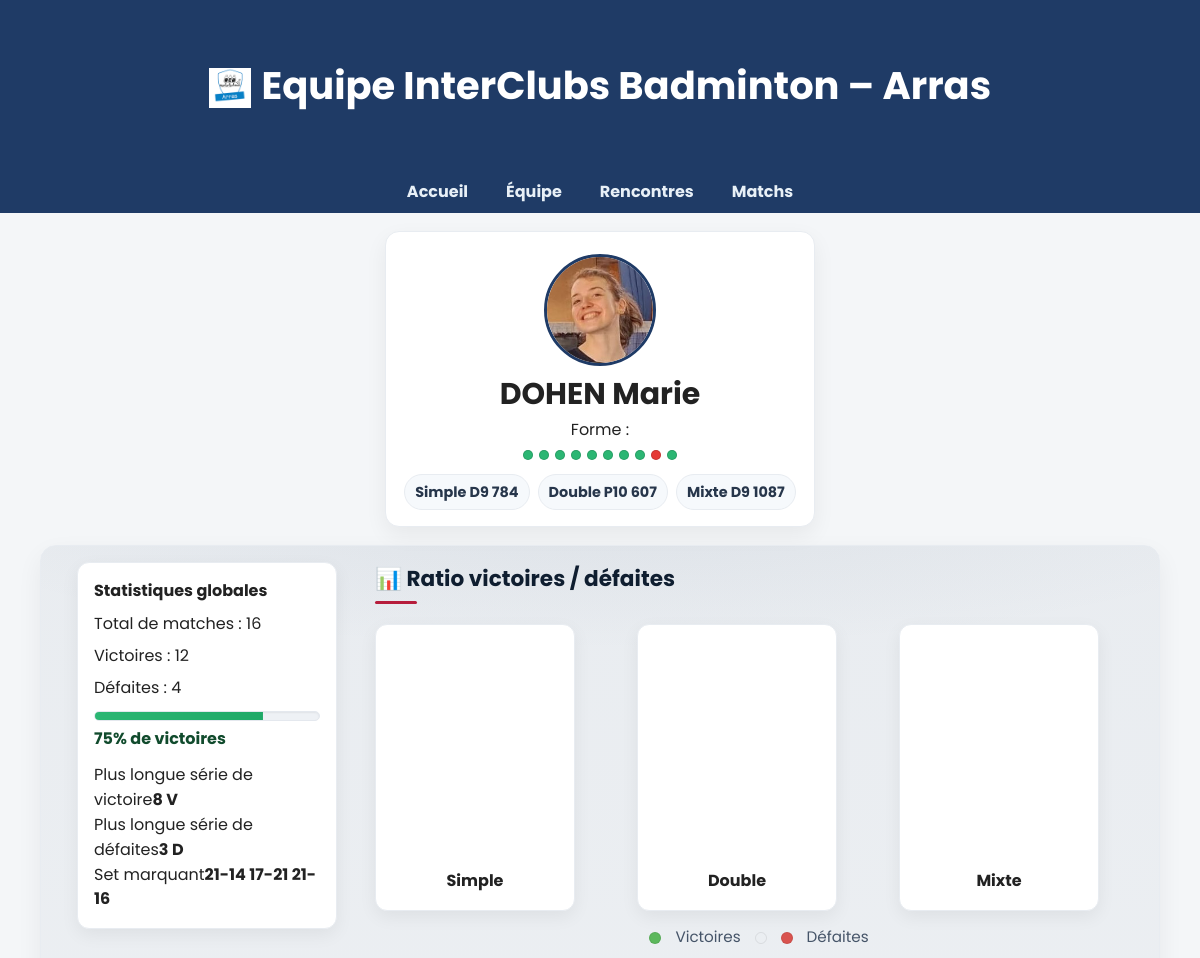
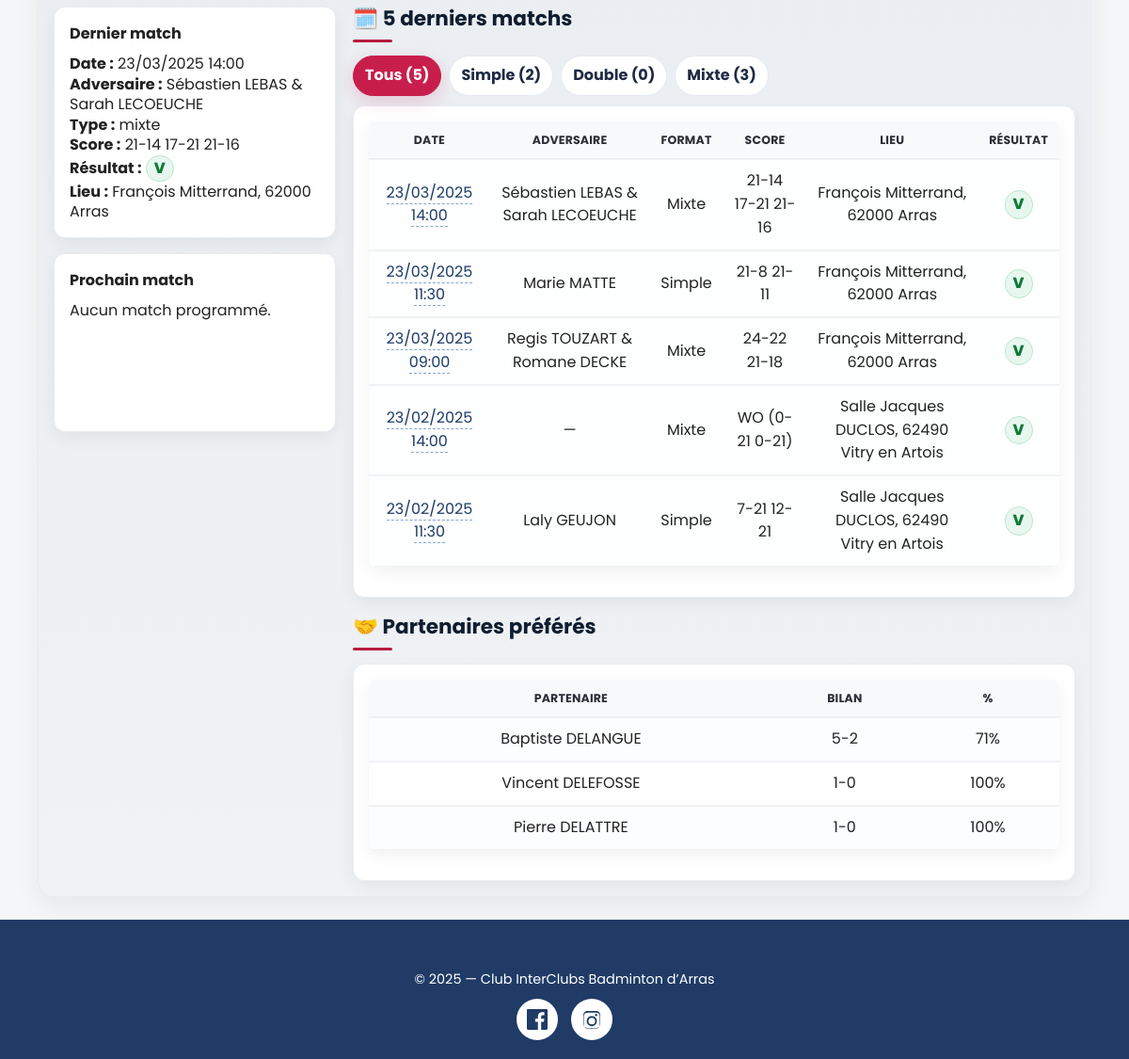
The page /joueur.php?id=3 on the database its author committed (2 pictures, top to bottom).
### tables this page shows
CREATE TABLE `joueurs` (
  `id` int(11) NOT NULL,
  `nom` varchar(50) NOT NULL,
  `prenom` varchar(50) NOT NULL,
  `licence` varchar(20) NOT NULL,
  `classement_simple` varchar(50) NOT NULL,
  `classement_double` varchar(50) NOT NULL,
  `classement_mixte` varchar(50) NOT NULL,
  `photo` varchar(255) NOT NULL,
  `date_ajout` timestamp NOT NULL DEFAULT current_timestamp() ON UPDATE current_timestamp(),
  `victoires_simple` int(11) NOT NULL DEFAULT 0,
  `matches_simple` int(11) NOT NULL DEFAULT 0,
  `victoires_double` int(11) NOT NULL DEFAULT 0,
  `matches_double` int(11) NOT NULL DEFAULT 0,
  `victoires_mixte` int(11) NOT NULL DEFAULT 0,
  `matches_mixte` int(11) NOT NULL DEFAULT 0
);

### joueur.php (the view, shortened to what this page needs)
<?php
require_once __DIR__ . '/includes/db.php';
$e = static fn($v) => htmlspecialchars((string)$v, ENT_QUOTES | ENT_SUBSTITUTE, 'UTF-8');
$joueurId = filter_input(INPUT_GET, 'id', FILTER_VALIDATE_INT);
$sqlJoueur = "
  SELECT id, nom, prenom, photo,
         classement_simple, classement_double, classement_mixte
  FROM joueurs
  WHERE id = :id
  LIMIT 1
";
$st = $pdo->prepare($sqlJoueur);
$st->execute([':id' => $joueurId]);
$joueur = $st->fetch(PDO::FETCH_ASSOC);
$fullName = trim(($joueur['prenom'] ?? '') . ' ' . ($joueur['nom'] ?? ''));
$photoFile = trim((string)($joueur['photo'] ?? ''));
$photoSrc  = $photoFile !== '' ? "img/joueurs/{$photoFile}" : "img/joueurs/default.jpg";
function unionMatchDetailsSQL(): string {
  return "
    SELECT id, joueur_id, type_match, resultat, date_match, score, lieu, nom_adversaire, binome
    FROM match_details
    WHERE joueur_id = :id1
    UNION ALL
    SELECT id, :id2 AS joueur_id, type_match, resultat, date_match, score, lieu, nom_adversaire, binome
    FROM match_details
    WHERE binome IS NOT NULL AND binome <> ''
      AND LOWER(TRIM(binome)) = LOWER(TRIM(:bn))
  ";
}
function dtExpr(string $alias = 'u'): string {
  return "COALESCE(
            STR_TO_DATE(TRIM($alias.date_match), '%d/%m/%Y %H:%i'),
            STR_TO_DATE(TRIM($alias.date_match), '%Y-%m-%d %H:%i:%s'),
            STR_TO_DATE(TRIM($alias.date_match), '%d/%m/%Y'),
            STR_TO_DATE(TRIM($alias.date_match), '%Y-%m-%d')
          )";
}
function fetchLastMatches(PDO $pdo, int $id, string $bn, int $limit = 5): array {
  $limit = max(1, (int)$limit);
  $sql = "SELECT * FROM (".unionMatchDetailsSQL().") u
          ORDER BY ".dtExpr('u')." DESC, u.id DESC
          LIMIT {$limit}";
  $st  = $pdo->prepare($sql);
  $st->execute([':id1'=>$id, ':id2'=>$id, ':bn'=>$bn]);
  return $st->fetchAll(PDO::FETCH_ASSOC) ?: [];
}
function fetchAllMatches(PDO $pdo, int $id, string $bn): array {
  $sql = "SELECT * FROM (".unionMatchDetailsSQL().") u
          ORDER BY ".dtExpr('u')." DESC, u.id DESC";
  $st  = $pdo->prepare($sql);
  $st->execute([':id1'=>$id, ':id2'=>$id, ':bn'=>$bn]);
  return $st->fetchAll(PDO::FETCH_ASSOC) ?: [];
}
function fetchLastMatch(PDO $pdo, int $id, string $bn): ?array {
  $dt = dtExpr('u');
  $sql = "SELECT u.*, {$dt} AS dt
          FROM (".unionMatchDetailsSQL().") u
          WHERE {$dt} IS NOT NULL AND {$dt} <= NOW()
          ORDER BY dt DESC, u.id DESC
          LIMIT 1";
  $st = $pdo->prepare($sql);
  $st->execute([':id1'=>$id, ':id2'=>$id, ':bn'=>$bn]);
  $r = $st->fetch(PDO::FETCH_ASSOC);
  return $r ?: null;
}
function fetchNextMatch(PDO $pdo, int $id, string $bn): ?array {
  $dt = dtExpr('u');
  $sql = "SELECT u.*, {$dt} AS dt
          FROM (".unionMatchDetailsSQL().") u
          WHERE {$dt} IS NOT NULL AND {$dt} >= NOW()
          ORDER BY dt ASC, u.id ASC
          LIMIT 1";
  $st = $pdo->prepare($sql);
  $st->execute([':id1'=>$id, ':id2'=>$id, ':bn'=>$bn]);
  $r = $st->fetch(PDO::FETCH_ASSOC);
  return $r ?: null;
}
function getFormeJoueur(PDO $pdo, int $id, string $bn, int $limit = 10): array {
  $limit = max(1, (int)$limit);
  $dt = dtExpr('u');
  $sql = "SELECT u.id AS detail_id, u.resultat, {$dt} AS dt
          FROM (".unionMatchDetailsSQL().") u
          WHERE {$dt} IS NOT NULL AND {$dt} <= NOW()
          ORDER BY dt DESC, u.id DESC
          LIMIT {$limit}";
  try {
    $st = $pdo->prepare($sql);
    $st->execute([':id1'=>$id, ':id2'=>$id, ':bn'=>$bn]);
    $out = [];
    while ($r = $st->fetch(PDO::FETCH_ASSOC)) {
      $res  = mb_strtolower((string)$r['resultat'], 'UTF-8');
      $code = ($res === 'victoire') ? 'w' : (in_array($res, ['défaite','defaite'], true) ? 'l' : 'n');
      $out[] = ['code'=>$code, 'detail_id'=>(int)$r['detail_id']];
    }
    return $out;
  } catch (Throwable $t) {
    return array_fill(0, $limit, ['code'=>'empty','detail_id'=>null]);
  }
}
function fetchTopPartners(PDO $pdo, int $id, string $bn, int $limit = 3): array {
  $limit = max(1, (int)$limit);
  $sql = "
    SELECT partenaire, SUM(res='victoire') AS v,
           SUM(res IN ('défaite','defaite')) AS d, COUNT(*) total
    FROM (
      SELECT TRIM(md.binome) AS partenaire, LOWER(md.resultat) AS res
      FROM match_details md
      WHERE md.joueur_id = :id
        AND md.binome IS NOT NULL AND md.binome <> ''
        AND md.type_match IN ('double','mixte')
      UNION ALL
      SELECT CONCAT(j.prenom,' ',j.nom) AS partenaire, LOWER(md.resultat) AS res
      FROM match_details md
      JOIN joueurs j ON j.id = md.joueur_id
      WHERE md.binome IS NOT NULL AND md.binome <> ''
        AND LOWER(TRIM(md.binome)) = LOWER(TRIM(:bn))
        AND md.type_match IN ('double','mixte')
    ) t
    WHERE partenaire IS NOT NULL AND partenaire <> '' AND LOWER(partenaire) <> LOWER(:me)
    GROUP BY partenaire
    HAVING COUNT(*) > 0
    ORDER BY v DESC, total DESC
    LIMIT {$limit}
  ";
  $st = $pdo->prepare($sql);
  $st->execute([':id'=>$id, ':bn'=>$bn, ':me'=>$bn]);
  return $st->fetchAll(PDO::FETCH_ASSOC) ?: [];
}
$binomeName = $fullName;
$last5      = fetchLastMatches($pdo, $joueurId, $binomeName, 5);
$all        = fetchAllMatches($pdo, $joueurId, $binomeName);
$lastMatch  = fetchLastMatch($pdo, $joueurId, $binomeName);
$nextMatch  = fetchNextMatch($pdo, $joueurId, $binomeName);
$partners   = fetchTopPartners($pdo, $joueurId, $binomeName, 3);
$formeData  = getFormeJoueur($pdo, $joueurId, $binomeName, 10);
$formeTooltip = implode('', array_map(fn($it)=>$it['code']==='w'?'V':($it['code']==='l'?'D':'-'), $formeData));
$dt = dtExpr('u');
$sqlTotals = "SELECT
                COUNT(*) AS total,
                SUM(LOWER(u.resultat)='victoire') AS victoires,
                SUM(LOWER(u.resultat) IN ('défaite','defaite')) AS defaites
              FROM (".unionMatchDetailsSQL().") u
              WHERE {$dt} IS NOT NULL AND {$dt} <= NOW()";
$st = $pdo->prepare($sqlTotals);
$st->execute([':id1'=>$joueurId, ':id2'=>$joueurId, ':bn'=>$binomeName]);
$g = $st->fetch(PDO::FETCH_ASSOC) ?: ['total'=>0,'victoires'=>0,'defaites'=>0];
$total         = (int)$g['total'];
$victoires     = (int)$g['victoires'];
$defaites      = (int)$g['defaites'];
$winrateGlobal = $total ? round($victoires / $total * 100) : 0;
$disciplines = ['simple'=>'Simple','double'=>'Double','mixte'=>'Mixte'];
$statsDisc = [];
$sqlDisc = "SELECT
              SUM(LOWER(u.resultat)='victoire') AS v,
              SUM(LOWER(u.resultat) IN ('défaite','defaite')) AS d
            FROM (".unionMatchDetailsSQL().") u
            WHERE LOWER(u.type_match) = LOWER(:t)
              AND {$dt} IS NOT NULL AND {$dt} <= NOW()";
$sth = $pdo->prepare($sqlDisc);
foreach ($disciplines as $type=>$label) {
  $sth->execute([':id1'=>$joueurId, ':id2'=>$joueurId, ':bn'=>$binomeName, ':t'=>$type]);
  $r = $sth->fetch(PDO::FETCH_ASSOC) ?: ['v'=>0,'d'=>0];
  $statsDisc[$type] = ['label'=>$label,'victoires'=>(int)$r['v'],'defaites'=>(int)$r['d']];
}
$cntAll = count($last5); $cntSimple = $cntDouble = $cntMixte = 0;
foreach ($last5 as $m) {
  $t = mb_strtolower((string)$m['type_match'], 'UTF-8');
  if ($t==='simple') $cntSimple++; elseif ($t==='double') $cntDouble++; elseif ($t==='mixte') $cntMixte++;
}
$filterFromUrl = isset($_GET['t']) ? strtolower((string)$_GET['t']) : 'all';
$bestStreak = 0; $worstStreak = 0; $cur=0; $curType=0;
foreach ($all as $m) {
  $t = (mb_strtolower((string)$m['resultat'],'UTF-8')==='victoire') ? 1 : -1;
  if ($t === $curType) { $cur++; } else { $curType = $t; $cur = 1; }
  if ($curType === 1)  $bestStreak  = max($bestStreak,  $cur);
  if ($curType === -1) $worstStreak = max($worstStreak, $cur);
}
$bestScore = '—';
foreach ($all as $m) {
  if (!empty($m['score']) && mb_strtolower((string)$m['resultat'],'UTF-8')==='victoire') { $bestScore = (string)$m['score']; break; }
}
?>
<!DOCTYPE html>
<html lang="fr">
<head>
  <link rel="stylesheet" href="style.css" />
</head>
<body>
<?php include __DIR__.'/includes/header.php'; ?>
<section class="player-hero">
  <img class="photo-profil" src="<?= $e($photoSrc) ?>"
       alt="Photo de <?= $e($joueur['prenom'].' '.$joueur['nom']) ?>" loading="lazy">
  <div class="player-hero-text">
    <h1><?= $e(strtoupper((string)$joueur['nom']).' '.($joueur['prenom'] ?? '')) ?></h1>
    <div class="player-forme" title="<?= $e($formeTooltip) ?>">
      <span class="label">Forme&nbsp;:</span>
      <div class="streak">
        <?php foreach ($formeData as $it): ?>
          <?php if (!empty($it['detail_id'])): ?>
            <a class="pastille-link" href="matches.php?match_id=<?= (int)$it['detail_id'] ?>#row-m<?= (int)$it['detail_id'] ?>">
              <span class="<?= $e($it['code']) ?>"></span>
            </a>
          <?php else: ?>
            <span class="<?= $e($it['code']) ?>"></span>
          <?php endif; ?>
        <?php endforeach; ?>
      </div>
    </div>
    <p class="hero-tags">
      <?php if (!empty($joueur['classement_simple'])): ?>
        <span>Simple <?= $e($joueur['classement_simple']) ?></span>
      <?php endif; ?>
      <?php if (!empty($joueur['classement_double'])): ?>
        <span>Double <?= $e($joueur['classement_double']) ?></span>
      <?php endif; ?>
      <?php if (!empty($joueur['classement_mixte'])): ?>
        <span>Mixte <?= $e($joueur['classement_mixte']) ?></span>
      <?php endif; ?>
    </p>
  </div>
</section>
<section class="player-layout">
  <aside class="player-aside">
    <div class="player-stats card" aria-labelledby="stats-globales-title">
      <h3 id="stats-globales-title">Statistiques globales</h3>
      <ul>
        <li>Total de matches : <?= $total ?></li>
        <li>Victoires : <?= $victoires ?></li>
        <li>Défaites : <?= $defaites ?></li>
      </ul>
      <div class="winrate-wrap" aria-label="Taux de réussite global">
        <div class="winrate-bar" role="progressbar" aria-valuemin="0" aria-valuemax="100" aria-valuenow="<?= $winrateGlobal ?>">
          <div class="winrate-fill" style="--p: <?= (int)$winrateGlobal ?>%"></div>
        </div>
        <div class="winrate-label"><strong><?= $winrateGlobal ?>%</strong> de victoires</div>
      </div>
      <div class="chip"><span>Plus longue série de victoire</span><strong><?= $bestStreak ?> V</strong></div>
      <div class="chip"><span>Plus longue série de défaites</span><strong><?= $worstStreak ?> D</strong></div>
      <div class="chip"><span>Set marquant</span><strong><?= $e($bestScore) ?></strong></div>
    </div>
    <div class="match-card card">
      <h3>Dernier match</h3>
      <?php if ($lastMatch): $isW = (mb_strtolower((string)$lastMatch['resultat'],'UTF-8')==='victoire'); ?>
        <p><strong>Date :</strong> <?= $e(date('d/m/Y H:i', strtotime((string)$lastMatch['date_match']))) ?></p>
        <p><strong>Adversaire :</strong> <?= $e($lastMatch['nom_adversaire'] ?: '—') ?></p>
        <p><strong>Type :</strong> <?= $e($lastMatch['type_match']) ?></p>
        <p><strong>Score :</strong> <?= $e($lastMatch['score'] ?: '—') ?></p>
        <p><strong>Résultat :</strong>
          <span class="<?= $isW ? 'badge-win' : 'badge-loss' ?>"><?= $isW ? 'V' : 'D' ?></span>
        </p>
        <p><strong>Lieu :</strong> <?= $e($lastMatch['lieu'] ?: '—') ?></p>
      <?php else: ?>
        <p>Pas encore de match joué.</p>
      <?php endif; ?>
    </div>
    <div class="match-card card">
      <h3>Prochain match</h3>
      <?php if ($nextMatch): ?>
        <p><strong>Date :</strong> <?= $e(date('d/m/Y H:i', strtotime((string)$nextMatch['date_match']))) ?></p>
        <p><strong>Adversaire :</strong> <?= $e($nextMatch['nom_adversaire'] ?: '—') ?></p>
        <p><strong>Type :</strong> <?= $e($nextMatch['type_match']) ?></p>
        <p><strong>Lieu :</strong> <?= $e($nextMatch['lieu'] ?: '—') ?></p>
      <?php else: ?>
        <p>Aucun match programmé.</p>
      <?php endif; ?>
    </div>
  </aside>
  <div class="player-main">
    <h3 class="section-title">📊 Ratio victoires / défaites</h3>
    <div class="stat-charts">
      <?php foreach ($statsDisc as $type => $sd): ?>
        <div class="card chart-card">
          <div class="chart-wrap">
            <canvas id="<?= $type ?>Chart" width="220" height="220" aria-label="Camembert <?= $e($sd['label']) ?>"></canvas>
          </div>
          <p><strong><?= $e($sd['label']) ?></strong></p>
        </div>
      <?php endforeach; ?>
    </div>
    <div class="chart-legend" aria-hidden="true">
      <span class="dot dot-win"></span> Victoires
      <span class="dot dot-space"></span>
      <span class="dot dot-loss"></span> Défaites
    </div>
    <h3 class="section-title">🗓️ 5 derniers matchs</h3>
    <div class="table-tools">
      <div class="filters" role="tablist" aria-label="Filtrer les matchs">
        <a class="filter-btn<?= $filterFromUrl==='all'?' is-active':'' ?>"    href="?id=<?= (int)$joueurId ?>&t=all"    data-filter="all">Tous (<?= $cntAll ?>)</a>
        <a class="filter-btn<?= $filterFromUrl==='simple'?' is-active':'' ?>" href="?id=<?= (int)$joueurId ?>&t=simple" data-filter="simple">Simple (<?= $cntSimple ?>)</a>
        <a class="filter-btn<?= $filterFromUrl==='double'?' is-active':'' ?>" href="?id=<?= (int)$joueurId ?>&t=double" data-filter="double">Double (<?= $cntDouble ?>)</a>
        <a class="filter-btn<?= $filterFromUrl==='mixte'?' is-active':'' ?>"  href="?id=<?= (int)$joueurId ?>&t=mixte"  data-filter="mixte">Mixte (<?= $cntMixte ?>)</a>
      </div>
    </div>
    <div class="card">
      <table class="last-matches">
        <thead>
          <tr><th>Date</th><th>Adversaire</th><th>Format</th><th>Score</th><th>Lieu</th><th>Résultat</th></tr>
        </thead>
        <tbody>
          <?php if (!empty($last5)): foreach ($last5 as $m):
            $isWin = (mb_strtolower((string)$m['resultat'],'UTF-8')==='victoire');
            $rowType = mb_strtolower((string)$m['type_match'],'UTF-8'); ?>
            <tr class="<?= $isWin ? 'row-win' : 'row-loss' ?>" data-type="<?= $e($rowType) ?>">
              <td class="date-cell">
                <?php if (!empty($m['id'])): ?>
                  <a class="row-link" href="matches.php?match_id=<?= (int)$m['id'] ?>#row-m<?= (int)$m['id'] ?>">
                    <?= $e(date('d/m/Y H:i', strtotime((string)$m['date_match']))) ?>
                  </a>
                <?php else: ?>
                  <?= $e(date('d/m/Y H:i', strtotime((string)$m['date_match']))) ?>
                <?php endif; ?>
              </td>
              <td><?= $e($m['nom_adversaire'] ?: '—') ?></td>
              <td><?= $e(ucfirst((string)$m['type_match'])) ?></td>
              <td><?= $e($m['score'] ?: '—') ?></td>
              <td><?= $e($m['lieu'] ?: '—') ?></td>
              <td><span class="<?= $isWin ? 'badge-win' : 'badge-loss' ?>" title="<?= $isWin?'Victoire':'Défaite' ?>"><?= $isWin ? 'V' : 'D' ?></span></td>
            </tr>
          <?php endforeach; else: ?>
            <tr><td colspan="6" class="empty-state">Aucun match pour l’instant.</td></tr>
          <?php endif; ?>
        </tbody>
      </table>
    </div>
    <h3 class="section-title">🤝 Partenaires préférés</h3>
    <div class="card">
      <table class="partners-table">
        <thead><tr><th>Partenaire</th><th>Bilan</th><th>%</th></tr></thead>
        <tbody>
          <?php if (!empty($partners)): foreach ($partners as $p):
            $pct = $p['total'] ? round(((int)$p['v']) * 100 / (int)$p['total']) : 0; ?>
            <tr>
              <td><?= $e($p['partenaire'] ?: '—') ?></td>
              <td><?= (int)$p['v'] ?>-<?= (int)$p['d'] ?></td>
              <td><?= $pct ?>%</td>
            </tr>
          <?php endforeach; else: ?>
            <tr><td colspan="3" class="empty-state">Pas encore de partenaire favori.</td></tr>
          <?php endif; ?>
        </tbody>
      </table>
    </div>
  </div>
</section>
<?php include __DIR__.'/includes/footer.php'; ?>
</body>
</html>

### rows shown on the page
joueurs: photo (picture), nom+prenom "DOHEN Marie", classement_simple "D9 784", classement_double "P10 607", classement_mixte "D9 1087"

### other values the page prints
$total "16"
$victoires "12"
$defaites "4"
$winrateGlobal "75"
$bestStreak "8"
$worstStreak "3"
$e($bestScore) "21-14 17-21 21-16"
$e(date('d/m/Y H:i', strtotime((string)$lastMatch['date_match']))) "23/03/2025 14:00"
$e($lastMatch['nom_adversaire'] ?: '—') "Sébastien LEBAS & Sarah LECOEUCHE"
$e($lastMatch['type_match']) "mixte"
$e($lastMatch['score'] ?: '—') "21-14 17-21 21-16"
$e($lastMatch['lieu'] ?: '—') "François Mitterrand, 62000 Arras"
$e($sd['label']) "Simple"
$e($sd['label']) "Double"
$e($sd['label']) "Mixte"
